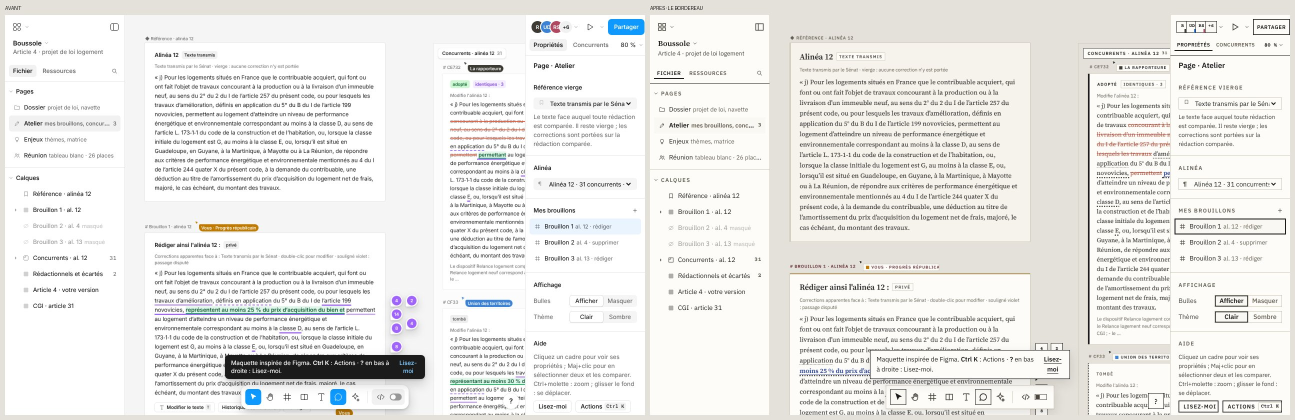
#> input picture direction-artistique/captures/figma-avant-apres-atelier.jpg, 2590 x 840 px, given in place of figma-avant-apres-atelier.jpg-dossier-d.png, which was not available (shown at 1/2 size)
$ python avantapres.py ../direction-artistique/captures/figma-avant-apres-atelier.jpg ../direction-artistique/captures/figma-avant-apres-reunion.jpg
#> lines starting #> are read from the running program, lines starting #| are printed output that depends on the picture
import sys
from PIL import Image, ImageDraw
n=sys.argv[1]; out=sys.argv[2] if len(sys.argv)>2 else f'captures/{n}-avant-apres.png'
W=640;H=400
s=Image.new('RGB',(W*2+200*2,H*4),'white')
#> s: PIL image 1680x1600 RGB; every value is 255
for i,e in enumerate(['dossier','atelier','enjeux','reunion']):
    a=Image.open(f'captures/avant/{n}-{e}-d.png').resize((W,H)); b=Image.open(f'captures/{n}-{e}-d.png').resize((W,H))
#> after `a = Image.open(f'captures/avant/{n}-{e}-d.png').resize((W, H))`:
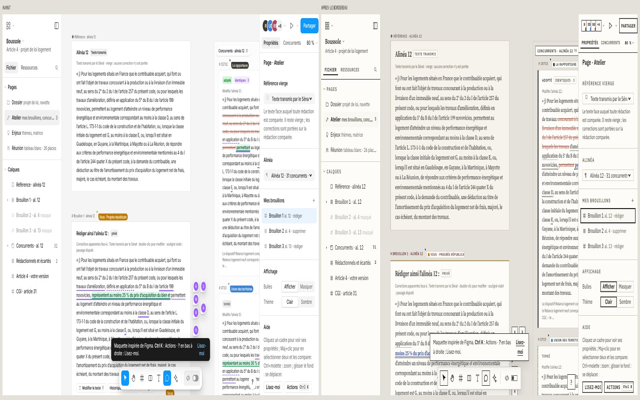
#> a: PIL image 640x400 RGB; mean R, G, B 234.4, 233.6, 231
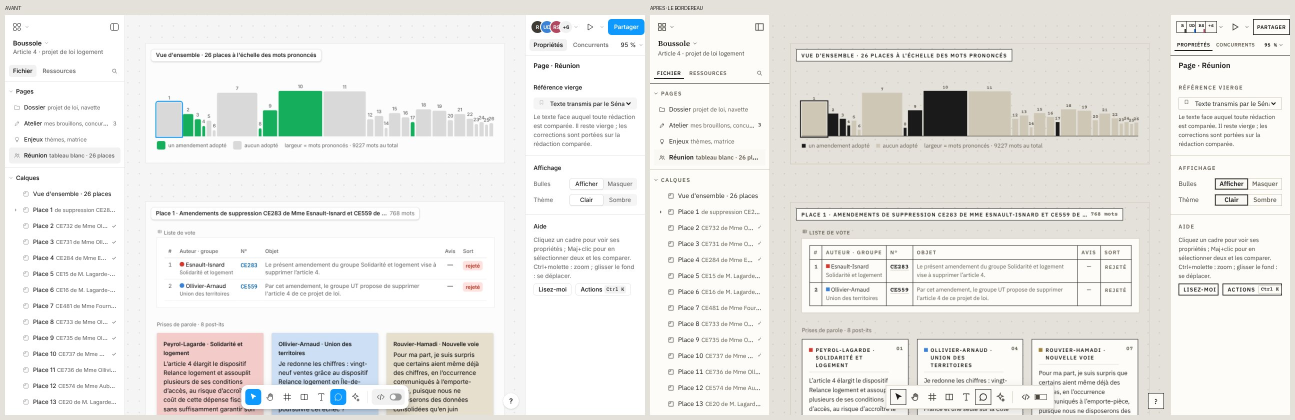
#> input picture direction-artistique/captures/figma-avant-apres-reunion.jpg, 2590 x 840 px, given in place of figma-avant-apres-atelier.jpg-dossier-d.png, which was not available (shown at 1/2 size)
#> after `b = Image.open(f'captures/{n}-{e}-d.png').resize((W, H))`:
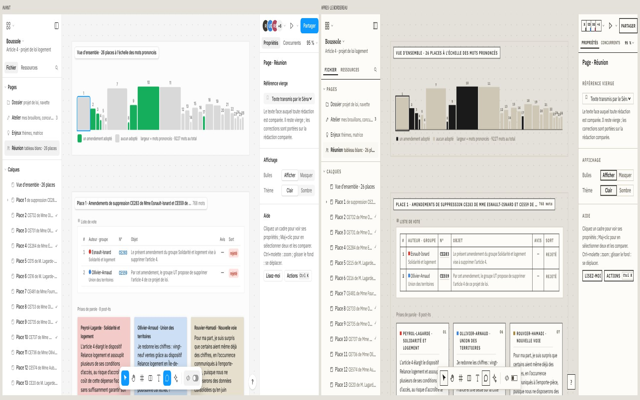
#> b: PIL image 640x400 RGB; mean R, G, B 234.6, 234.2, 230.9
    s.paste(a,(0,i*H)); s.paste(b,(W,i*H))
#> after `s.paste(a, (0, i * H))`:
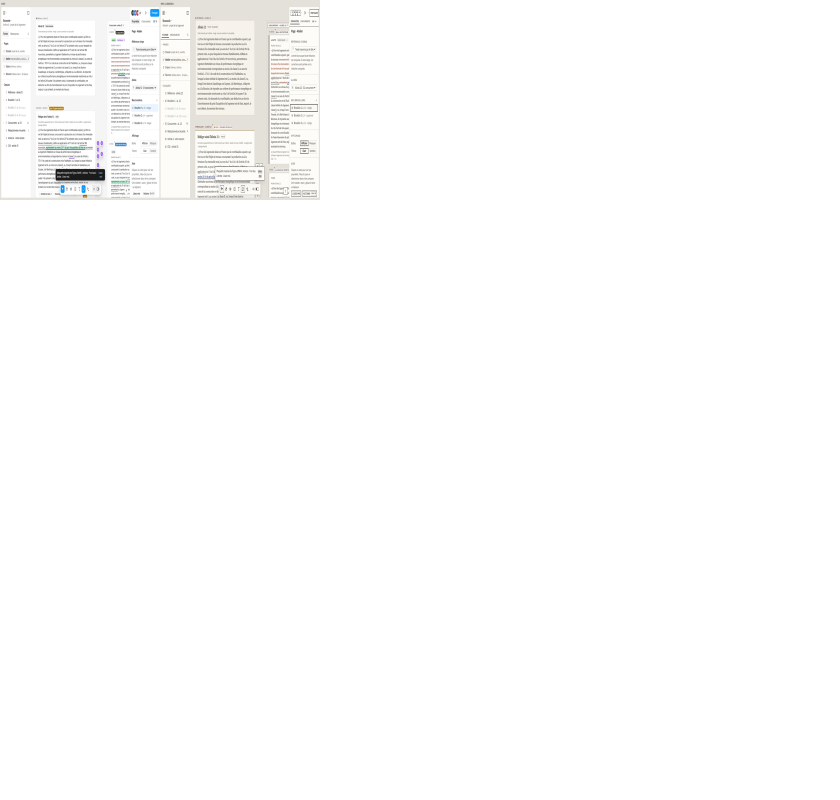
#> s: PIL image 1680x1600 RGB (shown at 1/2 size); mean R, G, B 253, 253, 252.7
#> after `s.paste(b, (W, i * H))`:
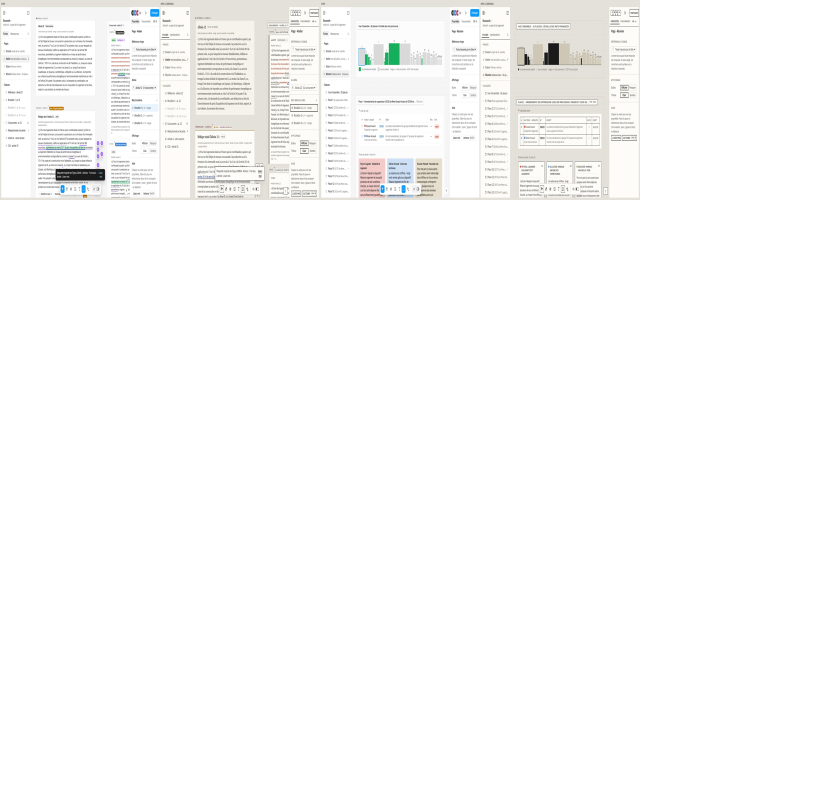
#> s: PIL image 1680x1600 RGB (shown at 1/2 size); mean R, G, B 251.1, 251, 250.4
    am=Image.open(f'captures/avant/{n}-{e}-m.png').resize((200,H)); bm=Image.open(f'captures/{n}-{e}-m.png').resize((200,H))
#> after `am = Image.open(f'captures/avant/{n}-{e}-m.png').resize((200, H))`:
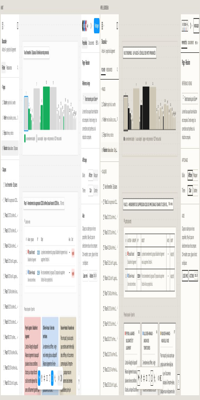
#> am: PIL image 200x400 RGB; mean R, G, B 234.6, 234.2, 230.9
#> (the run stopped early here; a loop or call above may not have finished)
